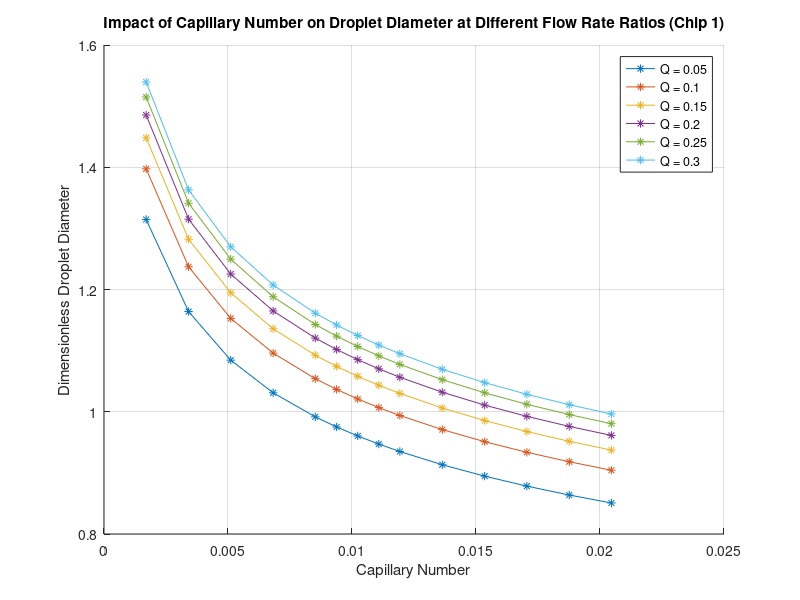

Recreate this plot in MATLAB.
% Capillary Numbers (Ca) for Chip 1
Ca = [0.0017, 0.00341, 0.00511, 0.00682, 0.00852, 0.00938, 0.01023, ...
      0.01108, 0.01193, 0.01364, 0.01535, 0.01705, 0.01876, 0.02046];

% Flow Rate Ratio (Qd/Qc) values
flow_rate_ratio = [0.05, 0.10, 0.15, 0.20, 0.25, 0.30];

% Coefficients from the power law fitting
k = 0.5611;
alpha = 0.08812;
beta = -0.1749;

% Preallocate matrix for droplet diameters
droplet_diameter = zeros(length(flow_rate_ratio), length(Ca));

% Calculate Dimensionless Droplet Diameter for each combination
for i = 1:length(flow_rate_ratio)
    for j = 1:length(Ca)
        droplet_diameter(i, j) = k * flow_rate_ratio(i)^alpha * Ca(j)^beta;
    end
end

% Plot the results
figure;
hold on;
colors = lines(length(flow_rate_ratio));
for i = 1:length(flow_rate_ratio)
    plot(Ca, droplet_diameter(i, :), '*-', 'Color', colors(i,:), 'DisplayName', ['Q = ', num2str(flow_rate_ratio(i))]);
end
hold off;

% Customize plot appearance
xlabel('Capillary Number');
ylabel('Dimensionless Droplet Diameter');
title('Impact of Capillary Number on Droplet Diameter at Different Flow Rate Ratios (Chip 1)');
legend('show');
grid on;
